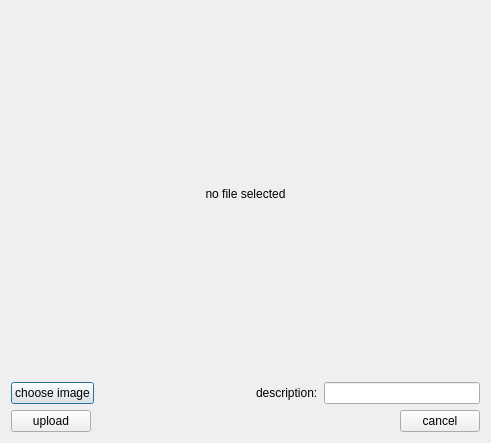
<?xml version="1.0" encoding="UTF-8"?>
<ui version="4.0">
 <class>upload_dialog</class>
 <widget class="QDialog" name="upload_dialog">
  <property name="geometry">
   <rect>
    <x>0</x>
    <y>0</y>
    <width>491</width>
    <height>443</height>
   </rect>
  </property>
  <property name="windowTitle">
   <string>Dialog</string>
  </property>
  <layout class="QVBoxLayout" name="verticalLayout">
   <item>
    <widget class="QLabel" name="preview_lbl">
     <property name="text">
      <string>no file selected</string>
     </property>
     <property name="alignment">
      <set>Qt::AlignmentFlag::AlignCenter</set>
     </property>
    </widget>
   </item>
   <item>
    <layout class="QVBoxLayout" name="verticalLayout_2">
     <item>
      <layout class="QHBoxLayout" name="horizontalLayout">
       <item>
        <widget class="QPushButton" name="choose_img_btn">
         <property name="text">
          <string>choose image</string>
         </property>
        </widget>
       </item>
       <item>
        <spacer name="horizontalSpacer">
         <property name="orientation">
          <enum>Qt::Orientation::Horizontal</enum>
         </property>
         <property name="sizeHint" stdset="0">
          <size>
           <width>40</width>
           <height>20</height>
          </size>
         </property>
        </spacer>
       </item>
       <item>
        <widget class="QLabel" name="description_lbl">
         <property name="text">
          <string>description:</string>
         </property>
        </widget>
       </item>
       <item>
        <widget class="QLineEdit" name="description_edt"/>
       </item>
      </layout>
     </item>
    </layout>
   </item>
   <item>
    <layout class="QHBoxLayout" name="horizontalLayout_2">
     <item>
      <widget class="QPushButton" name="upload_btn">
       <property name="text">
        <string>upload</string>
       </property>
      </widget>
     </item>
     <item>
      <spacer name="horizontalSpacer_2">
       <property name="orientation">
        <enum>Qt::Orientation::Horizontal</enum>
       </property>
       <property name="sizeHint" stdset="0">
        <size>
         <width>40</width>
         <height>20</height>
        </size>
       </property>
      </spacer>
     </item>
     <item>
      <widget class="QPushButton" name="cancel_btn">
       <property name="text">
        <string>cancel</string>
       </property>
      </widget>
     </item>
    </layout>
   </item>
  </layout>
 </widget>
 <resources/>
 <connections/>
</ui>
